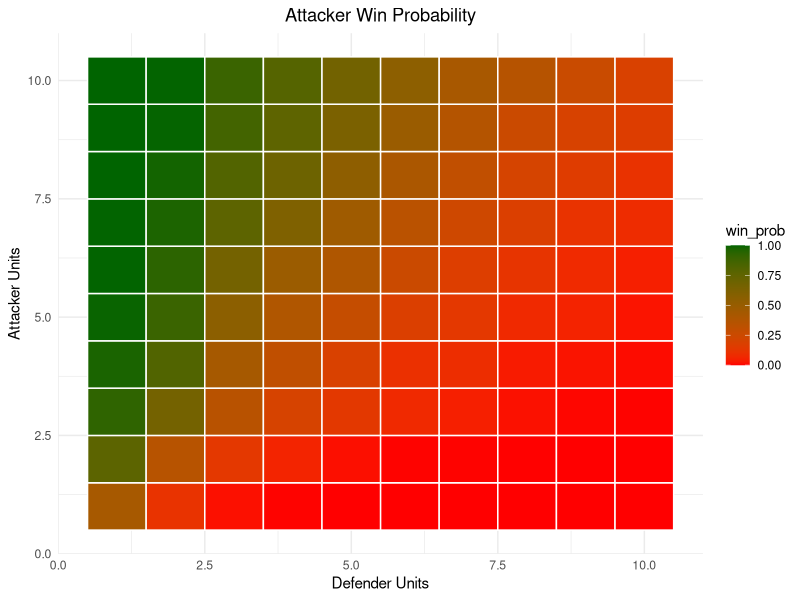
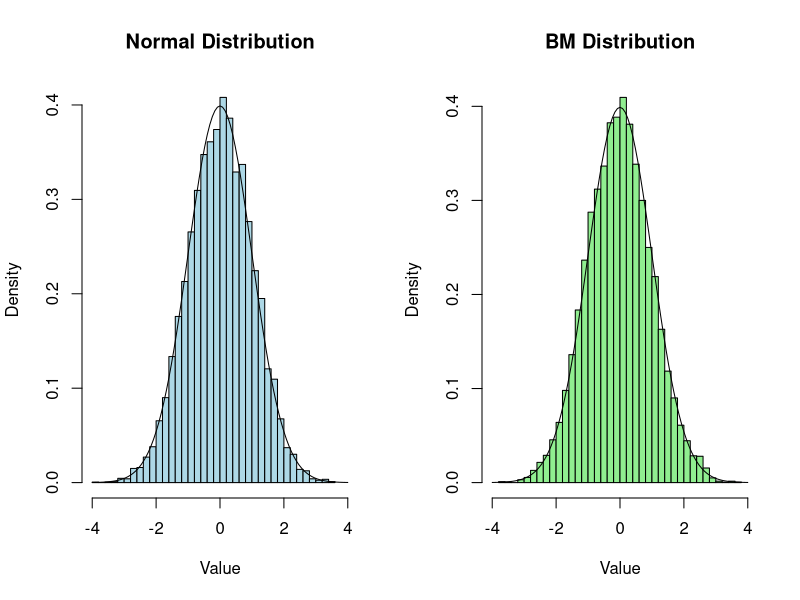
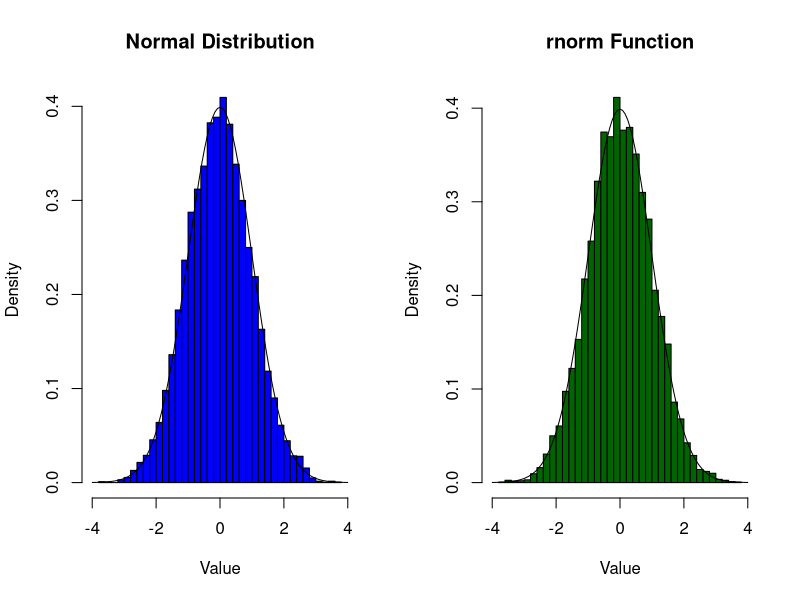
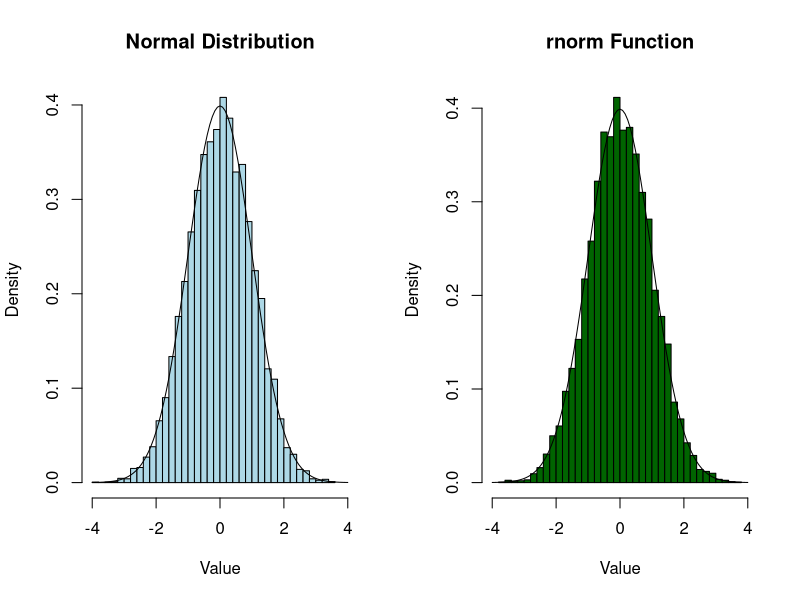
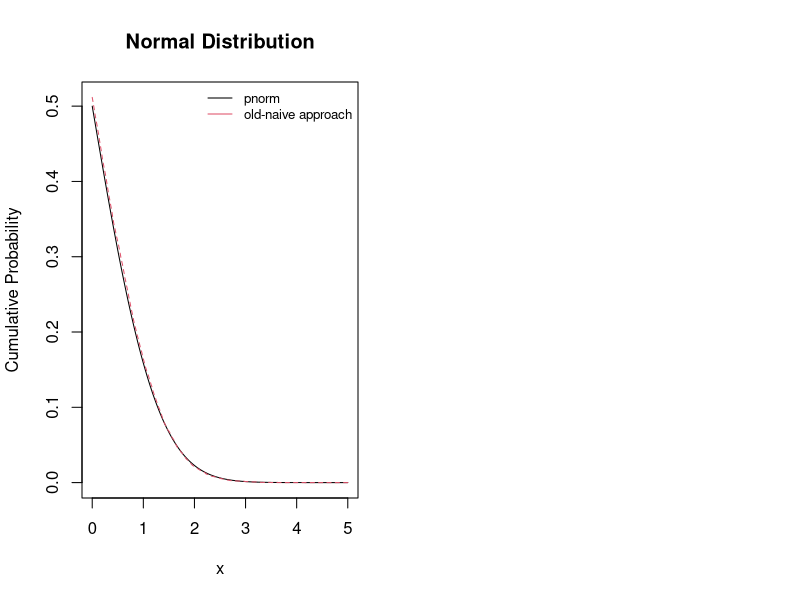
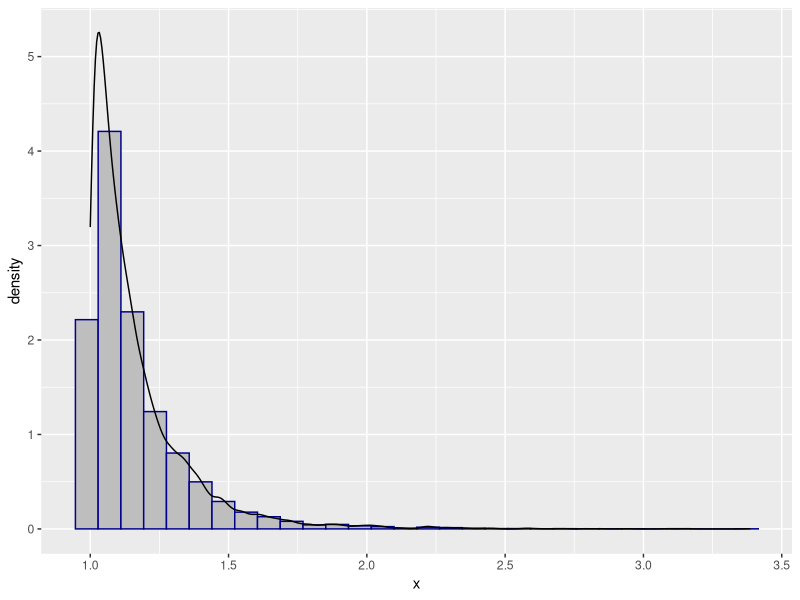
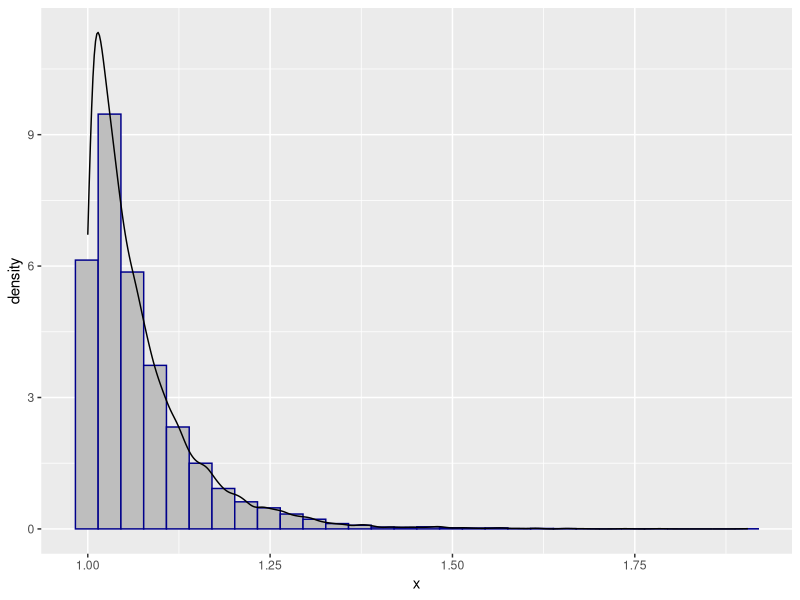
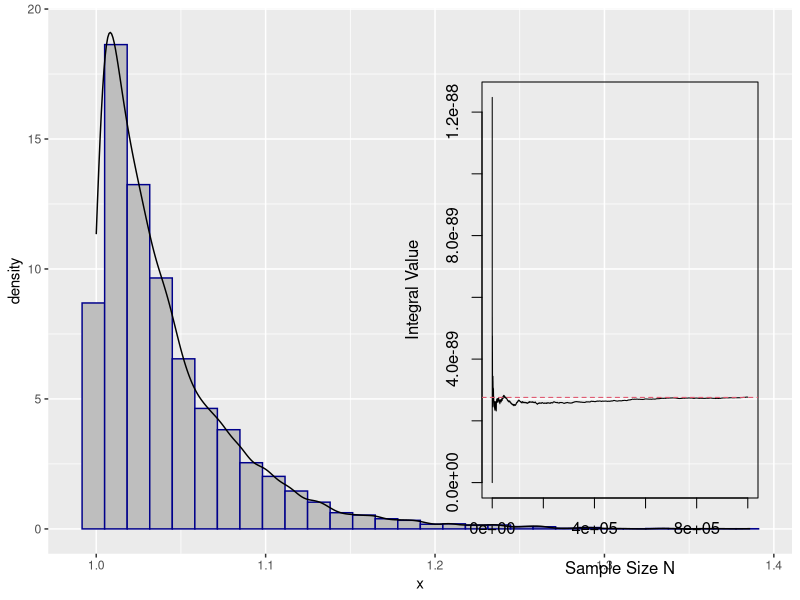

Here is the R script that generated these plots, in order:
## ---- chunk 1
library(ggplot2)
library(patchwork)
library(tidyverse)
library(mixtools)
## ---- chunk 2
set.seed(123)
combat_round <- function(att_units,def_units,sim=10000) {
  Results = rep(NA,sim)
  AS<-att_units
  DS<-def_units
  for(i in 1:sim){
    while(def_units>0 & att_units>0){
      Dnum <- sort(sample(1:6, min(def_units,3),replace = TRUE),decreasing = T)
      Anum <- sort(sample(1:6, min(att_units,3),replace = TRUE),decreasing = T)
      for (j in 1:min(length(Dnum),length(Anum))){
        if(Anum[j]>Dnum[j]){
          def_units<-def_units-1
        }
        else{
          att_units<-att_units-1
        }
      }
    }
    Results[i]<- ifelse(att_units>0,1,0)
    att_units<-AS
    def_units<-DS
  }
  return(mean(Results))
}
## ---- chunk 3
prob_att_win <- function(){
  res<-sapply(1:10, function(x) {
  sapply(1:10, function(y) {
    combat_round(y,x,1000)
    })
  })
  return(res)
}

att_prob<- data.frame(
  attacker_unit<- rep(1:10,10),
  defender_unit<- rep(1:10,each= 10),
  win_prob<- as.vector(prob_att_win())
)
## ---- chunk 4
ggplot(att_prob,aes(x=defender_unit,y=attacker_unit,fill=win_prob))+
  geom_tile()+
  scale_fill_gradient(low="red",high="darkgreen")+
  labs(title = "Attacker Win Probability",x="Defender Units",y="Attacker Units")+
  geom_tile(color = "white",lwd = 0.5,linetype = 1)+
  theme_minimal()+
  theme(plot.title = element_text(hjust = 0.5))

## ---- chunk 5
print(combat_round(def_units=1,att_units=2,sim=10000))
## ---- chunk 6
set.seed(13)


normal_functn_gen = function(sim){
  n<-12 
  Uz<-runif(sim*n,min = -0.5,max = 0.5) 
  Uz<-matrix(Uz,nrow=N,ncol=n) 
  Z<-apply(Uz,1,sum)
  return(Z)
}

N <- 10000

gen_norm<-normal_functn_gen(sim=10000)
mean(gen_norm)
var(gen_norm)
## ---- chunk 7
U1 <- runif(N)
U2 <- runif(N)
X1 <- sqrt( -2*log(U1) )*cos(2*pi*U2)

par(mfrow=c(1,2))
hist(gen_norm, main="Normal Distribution", xlab="Value",col="lightblue" ,breaks=30,freq = F,xlim=c(-4,4))
curve(dnorm(x,0,1),add=T)
hist(X1, main="BM Distribution", xlab="Value",col="lightgreen" ,breaks=30,freq = F,xlim=c(-4,4))
curve(dnorm(x,0,1),add=T)
## ---- chunk 8
normgen <- rnorm(10000)
par(mfrow=c(1,2))
hist(X1, main="Normal Distribution", xlab="Value",col="blue" ,breaks=30,freq = F,xlim=c(-4,4))
curve(dnorm(x,0,1),add=T)
hist(normgen,xlab="Value",col="darkgreen" ,breaks=30,freq = F,xlim=c(-4,4), main = "rnorm Function")
curve(dnorm(x,0,1),add=T)
## ---- chunk 9
par(mfrow=c(1,2))
hist(gen_norm, main="Normal Distribution", xlab="Value",col="lightblue" ,breaks=30,freq = F,xlim=c(-4,4))
curve(dnorm(x,0,1),add=T)
hist(normgen,xlab="Value",col="darkgreen" ,breaks=30,freq = F,xlim=c(-4,4), main = "rnorm Function")
curve(dnorm(x,0,1),add=T)
## ---- chunk 10
upper_tail_prob<- function(gen_norm,theta){
  prob=sum(gen_norm>theta)/length(gen_norm)
  return(prob)
}
x <- seq(0, 5, by = 0.01)
R<- sapply(seq(0, 5, by = 0.01), function(x) upper_tail_prob(gen_norm,x))
# Calculate cumulative probabilities using pnorm
prob <- 1-pnorm(x,0,1)
## ---- chunk 11
matplot(x, cbind(prob,R), 
        type = "l", 
        xlab = "x", 
        ylab = "Cumulative Probability", 
        main = "Normal Distribution")
legend("topright", legend = c("pnorm", "old-naive approach"), 
       col = 1:3, lty = 1, bty = "n", cex = 0.8)
## ---- chunk 12
#sampler for Pareto
xsampler<- function(n, gamma){
  u<- runif(n)
  x<-1/((1-u)^(1/gamma))
  return(x)
}

#sampler for Exponential
ysampler<- function(x){
  y<- log(x)
  return(y)
}
i=0
gamma = c(7,15,25)

x1=xsampler(10000,10)
y1=ysampler(x1)
x2<-xsampler(10000,10)
y2<- ysampler(x2)


ggplot(data.frame(x=xsampler(10000,gamma[1])), aes(x)) +
  geom_histogram(aes(y=..density..), fill="gray",col="darkblue")+
  geom_density()
ggplot(data.frame(x=xsampler(10000,gamma[2])), aes(x)) +
  geom_histogram(aes(y=..density..), fill="gray",col="darkblue")+
  geom_density()
ggplot(data.frame(x=xsampler(10000,gamma[3])), aes(x)) +
  geom_histogram(aes(y=..density..), fill="gray",col="darkblue")+
  geom_density()
## ---- chunk 13
theme_set(theme_bw())

set.seed(155523)
n <- 1000000
a <- 0
b <-  0.05 
u <-runif(n, a, b)

intfunc <- function(y){
  f = (1/sqrt(2*pi)) * (1/(y^2)) * (exp(-1/(2*(y^2))))
}



H1 = (b-a)* intfunc(u)
psi_hat_MC <- mean(H1) 
psi_hat_MC
## ---- chunk 14
set.seed(1234)
i_1n <- 1:n
plot( i_1n, cummean(H1), type='l', lwd=1,  
      xlab="Sample Size N", ylab="Integral Value",col=1)
abline(h=integrate(intfunc, a, b)$value, lwd=1, col=2, lty=2)
## ---- chunk 15
H2 <- (b-a)*intfunc(0.05-u) 
MC1 <- mean(H1)
MC2 <- mean(H2)

MCA <- (MC1+MC2)/2


MCE_MC1 <- sd(H1)/sqrt(n)
MCE_MC1 
MCE_MC2 <- sd(H2)/sqrt(n)
MCE_MC2 
## ---- chunk 16
MCE_MCA <- sqrt(1+cor(H1,H2))*sd(H1)/sqrt(2*n)
MCE_MCA 
## ---- chunk 17
effgain<- MCE_MCA/MCE_MC1
effgain
## ---- chunk 18
integrate(intfunc, a, b)
pnorm(20,0,1,lower.tail = F)
